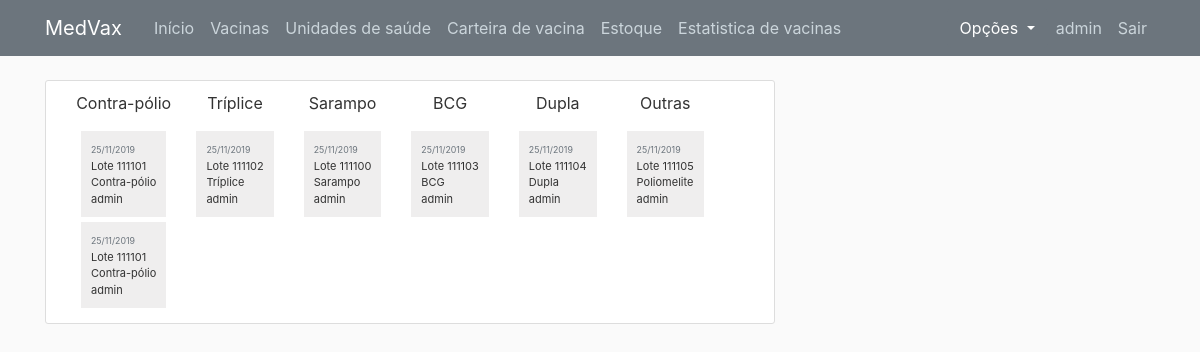
The page /card/ (signed in) on the database its author committed.
### card/models.py (models this page shows, shortened)
class Card(models.Model):
    usuario =  models.ForeignKey(User, related_name='usuario', on_delete=models.DO_NOTHING)
    lote = models.ForeignKey(Storage, on_delete=models.DO_NOTHING)
    vacina = models.ForeignKey(Vax, on_delete=models.DO_NOTHING)
    date_posted = models.DateTimeField(default=timezone.now)
    author = models.ForeignKey(User, on_delete=models.CASCADE)

### storage/models.py (models this page shows, shortened)
class Storage(models.Model):
    escolha_ativo = (('A', 'Ativo'), ('I', 'Inativo'))
    lote = models.CharField(max_length=30)
    vax = models.ForeignKey(Vax, on_delete=models.DO_NOTHING)
    quantidade = models.IntegerField()
    descricao = models.TextField()
    date_posted = models.DateTimeField(default=timezone.now)
    author = models.ForeignKey(User, on_delete=models.CASCADE)
    ativo = models.CharField(max_length=1, choices=escolha_ativo)
    def __str__(self):
        return self.lote

### vax/models.py (models this page shows, shortened)
class Vax(models.Model):
    nome = models.CharField(max_length=100)
    descricao = models.TextField()
    dose = models.IntegerField()
    temperatura = models.FloatField()
    milimeter = models.FloatField()
    author = models.ForeignKey(User, on_delete=models.CASCADE)
    def __str__(self):
        return self.nome

### card/views.py (the view)
# urls.py: path('card/', show, name='card-list'),
def show(request):
    results = Card.objects.filter(Q(usuario_id=request.user.id))
    contrapolioArray = []
    tripliceArray = []
    sarampoArray = []
    BCGArray = []
    duplaArray = []
    outrasArray = []
    for res in results:
        switcher={
                'Contra-pólio':'Sunday',
                1:'Monday',
                2:'Tuesday',
                3:'Wednesday',
                4:'Thursday',
                5:'Friday',
                6:'Saturday'
             }
        if(str(res.vacina) == "Contra-pólio"):
            contrapolioArray.append(res)
        elif(str(res.vacina) == "Tríplice"):
            tripliceArray.append(res)
        elif(str(res.vacina) == "Sarampo"):
            sarampoArray.append(res)
        elif(str(res.vacina) == "BCG"):
            BCGArray.append(res)
        elif(str(res.vacina) == "Dupla"):
            duplaArray.append(res)
        else:
            outrasArray.append(res)
    content = {
        'cards': results,
        'contraPolio': contrapolioArray,
        'triplice': tripliceArray,
        'sarampo': sarampoArray,
        'BCG': BCGArray,
        'dupla': duplaArray,
        'outras': outrasArray
    }
    return render(request, 'card/home.html',  {
                                                'contraPolio': contrapolioArray,
                                                'triplice': tripliceArray,
                                                'sarampo': sarampoArray,
                                                'BCG': BCGArray,
                                                'dupla': duplaArray,
                                                'outras': outrasArray
                                              })

### card/templates/card/home.html (shortened to what this page needs)
{% extends "blog/base.html" %}
{% block content %}
 <div class="card-section">
        <div class="card-col">
                <p class="article-content"> Contra-pólio</p>
                {% for new in contraPolio %}
                <div class="celula-card">
                    <small class="text-muted">{{ new.date_posted|date:"d/m/Y" }}</small>
                    <p class="article-content"> Lote {{ new.lote }}</p>
                    <p class="article-content">{{ new.vacina }}</p>
                    <p class="mr-2" href="#">{{ new.author }}</p>
                </div>
            {% endfor %}
        </div>
        <div class="card-col">
            <p class="article-content">Tríplice</p>
            {% for new in triplice %}
                <div class="celula-card">
                    <small class="text-muted">{{ new.date_posted|date:"d/m/Y" }}</small>
                    <p class="article-content"> Lote {{ new.lote }}</p>
                    <p class="article-content">{{ new.vacina }}</p>
                    <p class="mr-2" href="#">{{ new.author }}</p>
                </div>
            {% endfor %}
        </div>
        <div class="card-col">
            <p class="article-content">Sarampo</p>
            {% for new in sarampo %}
                <div class="celula-card">
                    <small class="text-muted">{{ new.date_posted|date:"d/m/Y" }}</small>
                    <p class="article-content"> Lote {{ new.lote }}</p>
                    <p class="article-content">{{ new.vacina }}</p>
                    <p class="mr-2" href="#">{{ new.author }}</p>
                </div>
            {% endfor %}
        </div>
        <div class="card-col">
            <p class="article-content">BCG</p>
            {% for new in BCG %}
                <div class="celula-card">
                    <small class="text-muted">{{ new.date_posted|date:"d/m/Y" }}</small>
                    <p class="article-content"> Lote {{ new.lote }}</p>
                    <p class="article-content">{{ new.vacina }}</p>
                    <p class="mr-2" href="#">{{ new.author }}</p>
                </div>
            {% endfor %}
        </div>
        <div class="card-col">
            <p class="article-content">Dupla</p>
            {% for new in dupla %}
                <div class="celula-card">
                    <small class="text-muted">{{ new.date_posted|date:"d/m/Y" }}</small>
                    <p class="article-content"> Lote {{ new.lote }}</p>
                    <p class="article-content">{{ new.vacina }}</p>
                    <p class="mr-2" href="#">{{ new.author }}</p>
                </div>
            {% endfor %}
        </div>
        <div class="card-col">
            <p class="article-content">Outras</p>
            {% for new in outras %}
                <div class="celula-card">
                    <small class="text-muted">{{ new.date_posted|date:"d/m/Y" }}</small>
                    <p class="article-content"> Lote {{ new.lote }}</p>
                    <p class="article-content">{{ new.vacina }}</p>
                    <p class="mr-2" href="#">{{ new.author }}</p>
                </div>
            {% endfor %}
        </div>
    </div>
{% endblock content %}

### blog/templates/blog/base.html (shortened to what this page needs)
{% load static %}
<!DOCTYPE html>
<html>
    <head>
        <link rel="stylesheet" href="https://maxcdn.bootstrapcdn.com/bootstrap/4.0.0/css/bootstrap.min.css">
        <link rel="stylesheet" type="text/css" href="{% static 'blog/main.css' %}">
        <link rel="stylesheet" type="text/css" href="{% static 'blog/card.css' %}">
    </head>
    <body>
        <header class="site-header">
            <nav class="navbar navbar-expand-md navbar-dark bg-secondary fixed-top">
                <div class="container">
                <a class="navbar-brand mr-4" href="/">MedVax</a>
                <div class="collapse navbar-collapse" id="navbarToggle">
                    <div class="navbar-nav mr-auto">
                    <a class="nav-item nav-link" href="{% url 'blog-home' %}">Início</a>
                    {% if user.is_authenticated  %}
                    <a class="nav-item nav-link" href="{% url 'vax-list' %}">Vacinas</a>
                    <a class="nav-item nav-link" href="{% url 'station-list' %}">Unidades de saúde</a>
                    <a class="nav-item nav-link" href="{% url 'card-list' %}">Carteira de vacina</a>
                    {% if user.is_superuser %}
                    <a class="nav-item nav-link" href="{% url 'storage-list' %}">Estoque</a>
                    <a class="nav-item nav-link" href="{% url 'card-graph-search' %}">Estatistica de vacinas</a>
                    {% endif %}
                    {% endif %}
                    </div>
                    <div class="navbar-nav">
                        {% if user.is_authenticated  %}
                            {% if user.is_superuser %}
                            <div class="btn-group">
                                <button class="btn btn-secondary dropdown-toggle" type="button" data-toggle="dropdown" aria-haspopup="true" aria-expanded="false">
                                Opções
                                </button>
                            </div>
                            {% endif %}
                        <a class="nav-item nav-link" href="{% url 'profile' %}">{{ user.username }}</a>
                        <a class="nav-item nav-link" href="{% url 'logout' %}">Sair</a>
                        {% else  %}
                        <a class="nav-item nav-link" href="{% url 'login' %}">Login</a>
                        <a class="nav-item nav-link" href="{% url 'register' %}">Registrar</a>
                        {% endif %}
                    </div>
                </div>
                </div>
            </nav>
        </header>
        <main role="main" class="container">
            <div class="row">
                <div class="col-md-8">
                {% block content %}{% endblock %}
                </div>
                <div class="col-md-4">
                </div>
            </div>
        </main>
    </body>
</html>

### blog/static/blog/main.css (style rules this page uses)
body { background: #fafafa; color: #333333; margin-top: 5rem; }
.site-header .navbar-nav .nav-link { color: #cbd5db; }
.article-content { white-space: pre-line; }

### blog/static/blog/card.css (style rules this page uses)
.card-section { background: #ffffff; padding: 10px 20px; border: 1px solid #dddddd; border-radius: 3px; margin-bottom: 20px; display: flex; }
.card-section > .card-col { margin: 0px 10px; }
.card-section > .card-col > .celula-card { background: #efeeee; margin: 5px; padding: 10px; font-size: 11px; }
.card-section > .card-col > .celula-card p { margin-bottom: 0px; }
.card-section > .card-col > .article-content { text-align: center; }

### rows shown on the page
Card: date_posted "25/11/2019", lote "111101", vacina "Contra-pólio", author "admin"
Card: date_posted "25/11/2019", lote "111101", vacina "Contra-pólio", author "admin"
Card: date_posted "25/11/2019", lote "111102", vacina "Tríplice", author "admin"
Card: date_posted "25/11/2019", lote "111100", vacina "Sarampo", author "admin"
Card: date_posted "25/11/2019", lote "111103", vacina "BCG", author "admin"
Card: date_posted "25/11/2019", lote "111104", vacina "Dupla", author "admin"
Card: date_posted "25/11/2019", lote "111105", vacina "Poliomelite", author "admin"

### other values the page prints
{{ user.username }} "admin"
